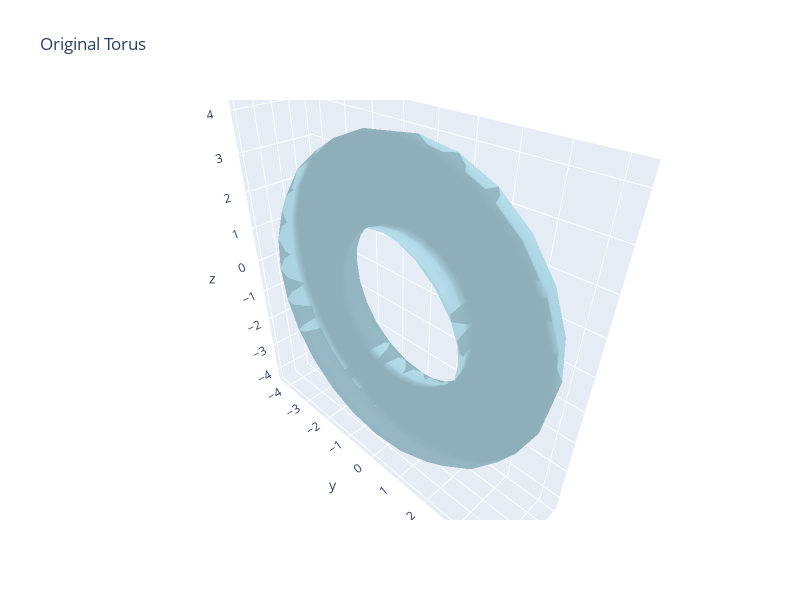

Write notebook code for a chart like this one.
### Markdown cell above
## Create and Visualize Torus

### Code cell
# Create a torus mesh
torus = create_torus_mesh(major_radius=np.pi, minor_radius=np.pi/3, major_segments=24, minor_segments=12)

# Rotate so the torus lies on its side (ensures slices through the hole)
torus.apply_transform(trimesh.transformations.rotation_matrix(
    angle=np.pi / 2,
    direction=[1, 0, 0],
    point=torus.centroid
))

print(f"Torus properties:")
print(f"  Volume: {torus.volume:.3f}")
print(f"  Surface area: {torus.area:.3f}")
print(f"  Z-bounds: {torus.bounds[:, 2]}")

mm = MeshManager(torus)

# Visualize the original torus
fig = mm.visualize_mesh_3d(title="Original Torus", backend="plotly")
fig.show()

### Figure 1 — Plotly figure (JSON) as saved in the notebook; plotly's stock layout.template omitted (floating-point values rounded to 4 significant figures; data arrays with more than 128 entries replaced by an {"elided": "..."} marker saying what was removed)
{"data": [{"color": "lightblue", "i": {"elided": "576 int values"}, "j": {"elided": "576 int values"}, "k": {"elided": "576 int values"}, "name": "Mesh", "opacity": 0.8, "type": "mesh3d", "x": {"elided": "288 float values"}, "y": {"elided": "288 float values"}, "z": {"elided": "288 float values"}}], "layout": {"autosize": false, "height": 600, "scene": {"aspectmode": "data", "xaxis": {"visible": true}, "yaxis": {"visible": true}, "zaxis": {"visible": true}}, "title": {"text": "Original Torus"}, "width": 800}}
